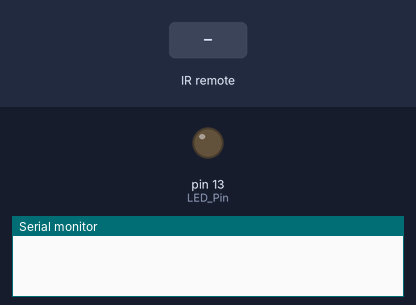
A sketch run on a simulated Arduino Uno, built with avr-gcc and run on an emulated ATmega328P. Shown: output pins drawn as LEDs (lit = HIGH), the last lines printed to the serial monitor. The inputs (shaded band) are chosen by the test bench.

Above: at 1.2 s.
1.3 s: infrared code 0xFFFFFF received
At 1.8 s:
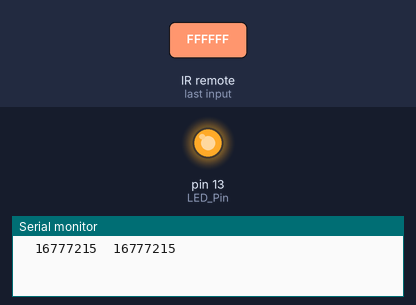
Timing chart, 0 to 10.3 s (numbered marks = the images above; inputs shaded):
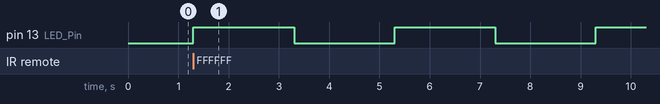

Measured:
- after the input at 1.3 s, pin 13 (LED_Pin): alternates HIGH for 2.0 s and LOW for 2.0 s, starting at once

The sketch:

RFTest_RCSwitch.ino
```cpp
#include <RCSwitch.h>

RCSwitch mySwitch = RCSwitch();
const int LED_Pin=13;
const int D0_Pin=8;
const int D1_Pin=9;
const int D2_Pin=10;
const int D3_Pin=11;
const int Vt_Pin=12;
int  Read=0;
bool statusLED=LOW;
void setup() {
  pinMode(LED_Pin, OUTPUT);

  pinMode(D0_Pin, INPUT);
  pinMode(D1_Pin, INPUT);
  pinMode(D2_Pin, INPUT);
  pinMode(D3_Pin, INPUT);
  pinMode(Vt_Pin, INPUT);
   digitalWrite(LED_Pin, LOW);


  Serial.begin(9600);
  mySwitch.enableReceive(0);  // Receiver on interrupt 0 => that is pin #2
}

void loop() {
  if (mySwitch.available()) {
    //output(mySwitch.getReceivedValue(), mySwitch.getReceivedBitlength(), mySwitch.getReceivedRawdata(),mySwitch.getReceivedProtocol());
       Serial.print("\t");
    Serial.print(mySwitch.getReceivedValue());
   Serial.print("\t");

    unsigned long int num=mySwitch.getReceivedValue();
    //Serial.print(mySwitch.getReceivedValue(), mySwitch.getReceivedBitlength(), mySwitch.getReceivedDelay(), mySwitch.getReceivedRawdata(),mySwitch.getReceivedProtocol());

    Serial.print(num);
    switch(num){
   case 16777215:
    mySwitch.disableReceive();
  digitalWrite(LED_Pin,HIGH);
  delay(2000);
  digitalWrite(LED_Pin,LOW);
  delay(2000);
  digitalWrite(LED_Pin,HIGH);
  delay(2000);
   digitalWrite(LED_Pin,LOW);
  delay(2000);
  digitalWrite(LED_Pin,HIGH);
  delay(2000);
  digitalWrite(LED_Pin,LOW);
  delay(2000);
 break;
//
//      case 5592512:
//      mySwitch.disableReceive();
//      statusLED=HIGH;
//      break;
//
 }

if(digitalRead(D0_Pin)==HIGH){
   Read=1;
 // LEDBlink(200,1);
}

else if(digitalRead(D1_Pin)==HIGH){
 Read=2;
 // LEDBlink(200,2);
}
else if(digitalRead(D2_Pin)==HIGH){
 Read=3;
//  LEDBlink(200,3);
}
else if(digitalRead(D3_Pin)==HIGH){
Read=4;
 // LEDBlink(200,4);
}
else if(digitalRead(Vt_Pin)==HIGH){
Read=5;
 // LEDBlink(200,5);
}

//    digitalWrite(LED_Pin,statusLED);
//    unsigned long int time_now=millis();
//    int ck=500;
//    while(millis()<time_now+ck)
//    {}
LEDBlink(Read);
    mySwitch.resetAvailable();
    mySwitch.enableReceive(0);
  }
}


//**LED Blink
void LEDBlink(int a){

 // if((D0read==1)||(D1read==1)||(D2read==1)||(D3read==1)||(Vtread==1)){

    for(int i=0;i<=a;i++){
    digitalWrite(LED_Pin,HIGH);
    delay(500);
    digitalWrite(LED_Pin,LOW);
    delay(200);
  }
 Read=0;
  }
```
